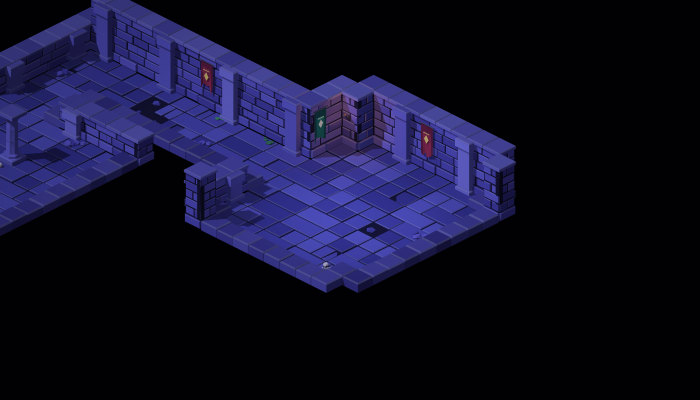
#> input picture set_aside/low_poly_3d_2026-10-05/pictures/level_a.png, 1400 x 800 px (shown at 1/2 size); its folder holds 2 pictures in this run
$ python hero_gif.py ../set_aside/low_poly_3d_2026-10-05/pictures ../set_aside/low_poly_3d_2026-10-05/pictures/level_b.png 5 5
#> lines starting #> are read from the running program, lines starting #| are printed output that depends on the picture
#!/usr/bin/env python3
"""Join the frames collected by tools/hero_gif.mjs into a moving picture.
   python3 tools/hero_gif.py <folder of f00.png, f01.png, ...> <out.gif> [ms per frame = 62]"""
import os
import sys
from PIL import Image

src, out = sys.argv[1], sys.argv[2]
ms = int(sys.argv[3]) if len(sys.argv) > 3 else 62
every = int(sys.argv[4]) if len(sys.argv) > 4 else 0
names = sorted(n for n in os.listdir(src) if n.endswith('.png'))
def frame(i):
#> called with i = 0
    return Image.open(os.path.join(src, names[i])).convert('RGB')
#> returned value is the input picture: PIL image 1400x800 RGB; mean R, G, B 16.5, 16, 39.9
w, h = frame(0).size
#> w = 1400; h = 800
# One palette for every frame, so colours do not shimmer from frame to frame. It is taken from a
# spread of the frames, not all of them, and the frames are read one at a time as they are
# written: a long film of big frames, held all at once, was more than the machine has (6 Oct 2026).
picks = sorted(set(round(k * (len(names) - 1) / 23) for k in range(24))) if len(names) > 24 else list(range(len(names)))
strip = Image.new('RGB', (w, h * len(picks)))
#> strip: PIL image 1400x1600 RGB; every value is 0
for k, i in enumerate(picks):
    strip.paste(frame(i), (0, k * h))
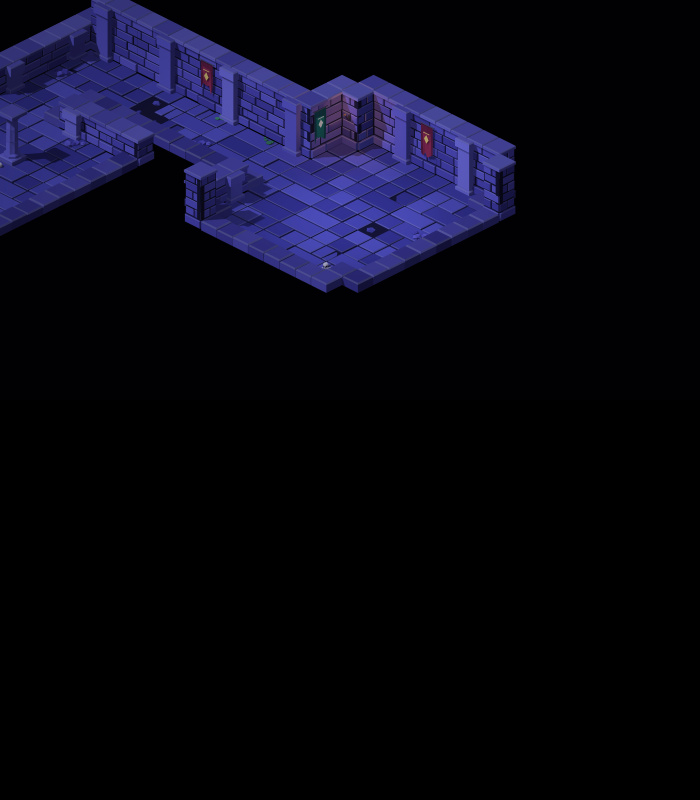
#> strip: PIL image 1400x1600 RGB (shown at 1/2 size); mean R, G, B 8.3, 8, 20
#> pass 2 of the loop `for k, i in enumerate(picks):`:
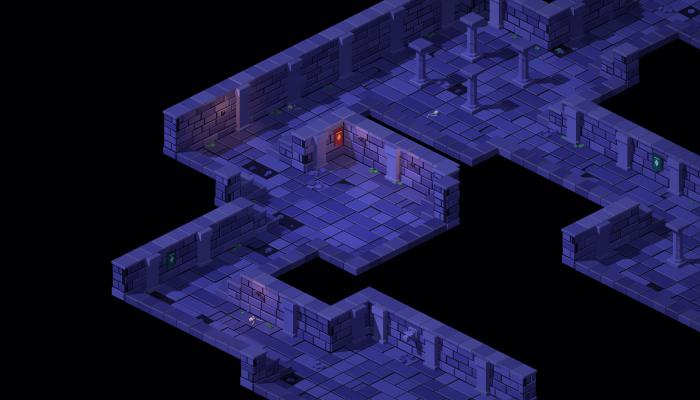
#> input picture set_aside/low_poly_3d_2026-10-05/pictures/level_b.png, 1400 x 800 px (shown at 1/2 size)
#> in frame, returned value is the input picture: PIL image 1400x800 RGB; mean R, G, B 24.8, 23.8, 59.8
#> `strip.paste(frame(i), (0, k * h))`:
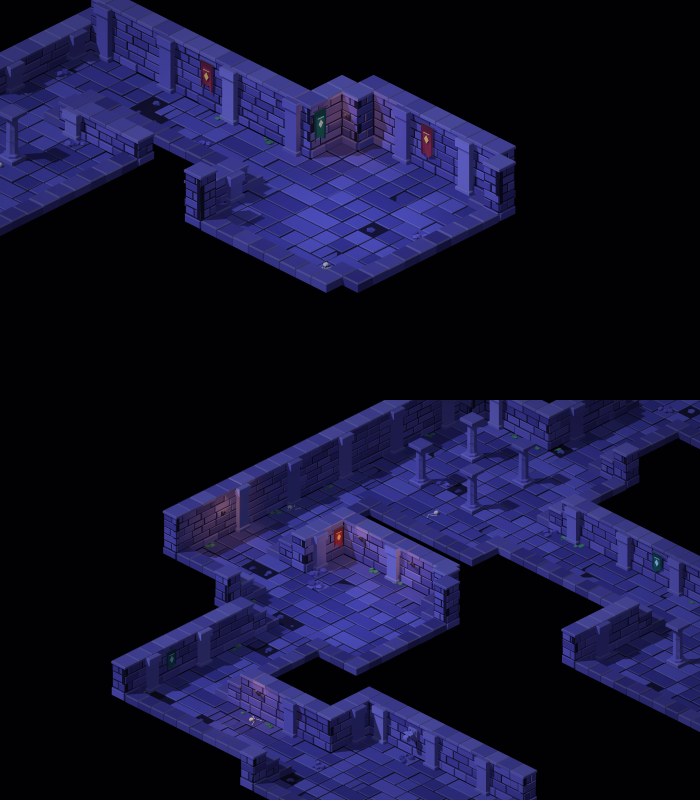
#> strip: PIL image 1400x1600 RGB (shown at 1/2 size); mean R, G, B 20.6, 19.9, 49.9
pal = strip.quantize(colors=255, method=Image.Quantize.MEDIANCUT, dither=Image.Dither.NONE)
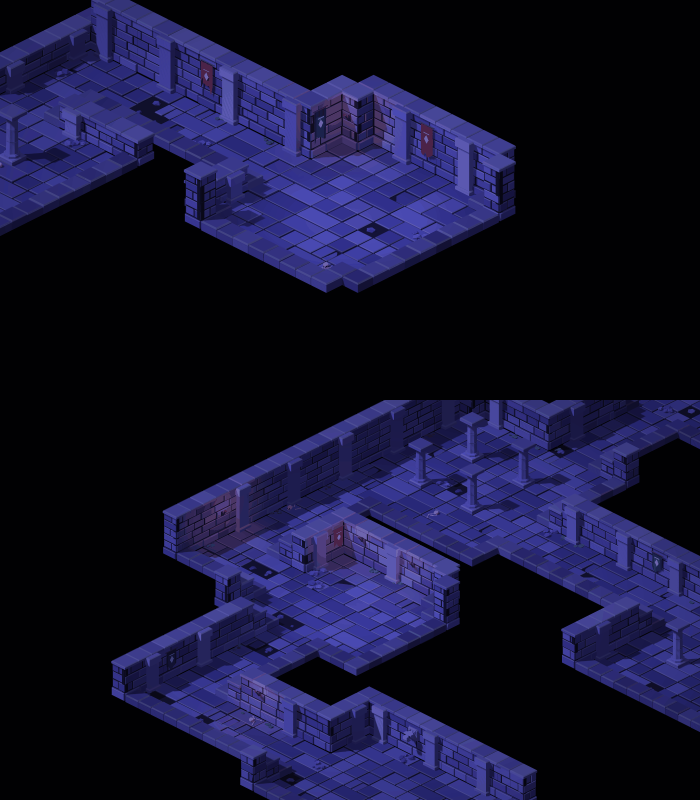
#> pal: PIL image 1400x1600 P (shown at 1/2 size); mean R, G, B 20.5, 19.8, 49.9
del strip
def quantized(start):
    for i in range(start, len(names)):
        yield frame(i).quantize(palette=pal, dither=Image.Dither.NONE)
frame(0).quantize(palette=pal, dither=Image.Dither.NONE).save(out, save_all=True, append_images=quantized(1), duration=ms, loop=0, optimize=False)
class Frames:
    def __len__(self): return len(names)
    def __getitem__(self, i): return frame(i)
frames = Frames()
# Most of each frame is the same as the one before (the floor, the captions): ImageMagick, where
# it is installed, keeps only what changed, which makes the file a quarter of the size. (It shifts
# a few colours by a shade or two as it goes: checked, and not to be seen.)
import shutil
import subprocess
if shutil.which('convert'):
    small = out + '.small.gif'
    try:
        subprocess.run(['convert', out, '-layers', 'Optimize', small], check=True, timeout=300)
#> (this line was passed over: subprocess is not available in this run)
        if os.path.getsize(small) < os.path.getsize(out):
            os.replace(small, out)
    except Exception as e:  # noqa: BLE001 (the unshrunk picture is still good)
        print('not shrunk:', e)
    finally:
        if os.path.exists(small):
            os.remove(small)
print(out, (w, h), f'{len(frames)} frames', f'{os.path.getsize(out) // 1024} KB')
#| ../set_aside/low_poly_3d_2026-10-05/pictures/level_b.png (1400, 800) 2 frames 200 KB
if every > 0:
    # a contact sheet: one frame in `every`, left to right and top to bottom, each with its number
    from PIL import ImageDraw
    picks = list(range(0, len(frames), every))
    cols = max(1, min(len(picks), 2400 // w))
#> cols = 1
    rows = (len(picks) + cols - 1) // cols
#> rows = 1
    sheet = Image.new('RGB', (cols * w, rows * h), (22, 19, 28))
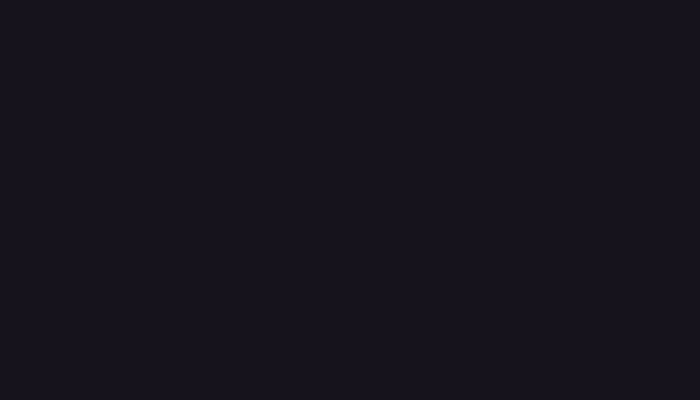
#> sheet: PIL image 1400x800 RGB (shown at 1/2 size); mean R, G, B 22, 19, 28
    for k, i in enumerate(picks):
        sheet.paste(frames[i], ((k % cols) * w, (k // cols) * h))
        ImageDraw.Draw(sheet).text(((k % cols) * w + w - 60, (k // cols) * h + 10), f'#{i}', fill=(255, 216, 102))
    name = out[:-4] + '.sheet.png'
    sheet.save(name)
    print(name, sheet.size)
#| ../set_aside/low_poly_3d_2026-10-05/pictures/level_b.sheet.png (1400, 800)
